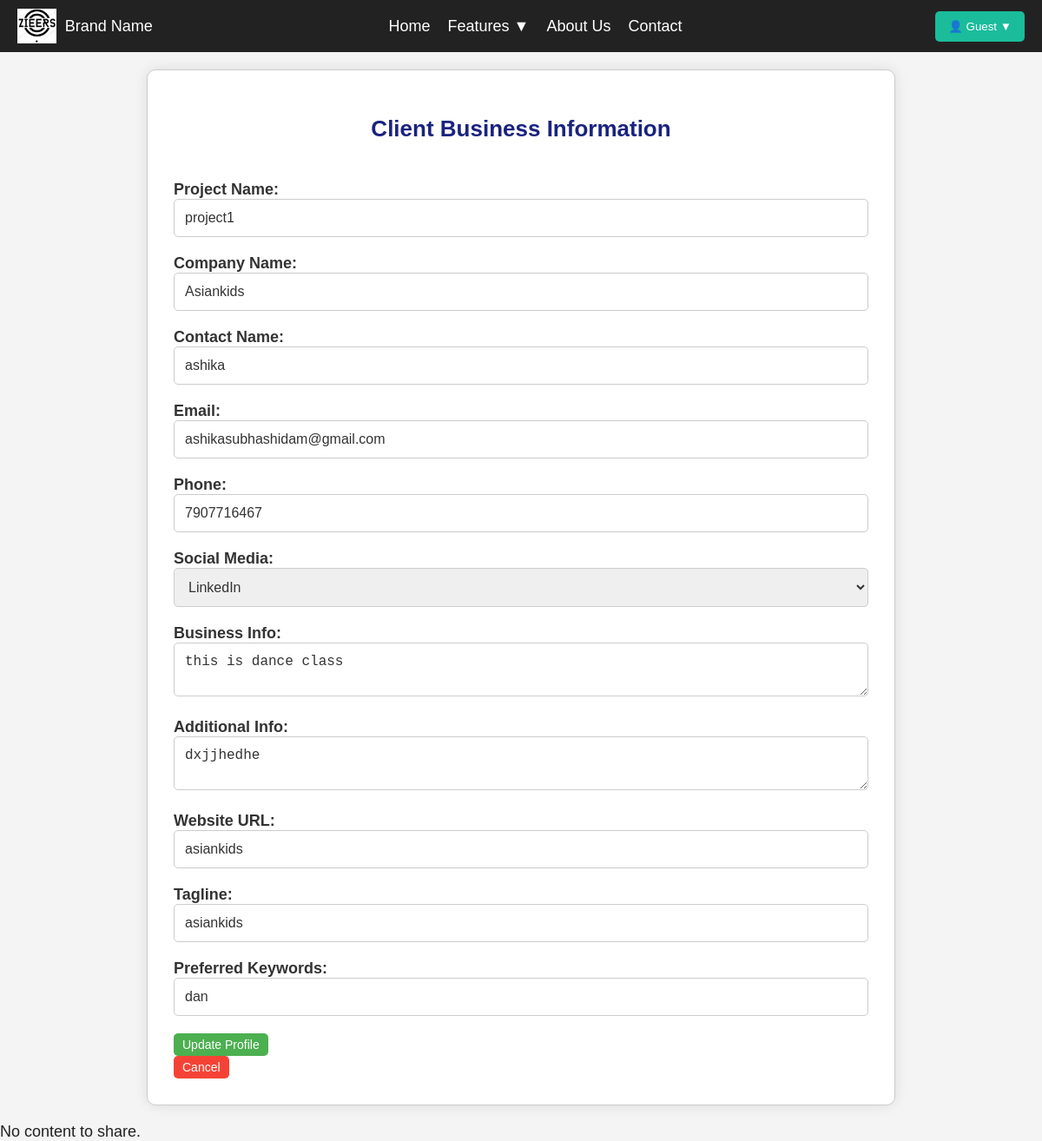
Page /frontend/add_client.php?id=1 (signed in) on the committed database.
### tables this page shows
CREATE TABLE IF NOT EXISTS `user_profiles` (
  `id` int NOT NULL AUTO_INCREMENT,
  `user_id` int NOT NULL,
  `project_name` varchar(255) NOT NULL,
  `company_name` varchar(255) NOT NULL,
  `contact_name` varchar(255) NOT NULL,
  `email` varchar(100) NOT NULL,
  `phone` varchar(20) NOT NULL,
  `social_media` enum('instagram','linkedin','facebook','Twitter') NOT NULL,
  `business_info` text NOT NULL,
  `additional_info` text NOT NULL,
  `url` varchar(255) DEFAULT NULL,
  `tagline` varchar(255) DEFAULT NULL,
  `preferred_keywords` varchar(255) DEFAULT NULL,
  `submitted_at` datetime DEFAULT CURRENT_TIMESTAMP,
  PRIMARY KEY (`id`),
  KEY `user_id` (`user_id`)
);

### frontend/db.php (called while the page is built, shortened)
<?php
class MySqlDB {
    private $host = 'localhost';
    private $db = 'ai_marketing';
    private $user = 'root';
    private $pass = '';
    private $conn;
    public function __construct() {
        $this->conn = new mysqli($this->host, $this->user, $this->pass, $this->db);
    }
    public function getProfileById($profile_id, $user_id) {
        $stmt = $this->conn->prepare("SELECT project_name, company_name, contact_name, email, phone, social_media, business_info, additional_info, url, tagline, preferred_keywords FROM user_profiles WHERE id = ? AND user_id = ?");
        $stmt->bind_param("ii", $profile_id, $user_id);
        $stmt->execute();
        $result = $stmt->get_result();
        return $result->fetch_assoc();
    }
}
?>

### frontend/add_client.php (the view, shortened to what this page needs)
<?php
require_once '../frontend/db.php';
$db = new MySqlDB();
$username = $_SESSION['user_name'] ?? 'Guest';
$user_id = $_SESSION["user_id"];
$profile_id = isset($_GET['id']) && is_numeric($_GET['id']) ? intval($_GET['id']) : null;
$isEditing = $profile_id !== null;
if ($isEditing) {
    $profile = $db->getProfileById($profile_id, $user_id);
}
?>
<!DOCTYPE html>
<html lang="en">
<head>
    <link rel="stylesheet" href="styles.css">
</head>
<body>
<header>
        <div class="logo">
            <img src="logo.png" alt="Logo">
            <span>Brand Name</span>
        </div>
        <nav>
            <ul class="nav-container">
                <li><a href="index.php">Home</a></li>
                <li class="dropdown">
                    <a href="#">Features ▼</a>
                </li>
                <li><a href="#">About Us</a></li>
                <li><a href="#">Contact</a></li>
            </ul>
        </nav>
        <div class="user-dropdown">
            <?php if (!isset($_SESSION["user_id"])) { ?>
                <a href="login.html" class="login-btn">Login</a>
            <?php } else { ?>
                <button onclick="toggleDropdown()" class="dropbtn">
                    👤 <?php echo htmlspecialchars($username); ?> ▼
                </button>
            <?php } ?>
        </div>
    </header>
<div class="profile-container">
    <h2>Client Business Information</h2>
    <div id="success-message" class="success-message"></div>
    <form id="profile-form" class="profile-form" onsubmit="return validateForm()">
        <label>Project Name:</label>
        <input type="text" id="project-name" placeholder="Enter project name" value="<?php echo $isEditing ? htmlspecialchars($profile['project_name']) : ''; ?>"require>
        <label>Company Name:</label>
        <input type="text" id="company-name" placeholder="Enter company name" value="<?php echo $isEditing ? htmlspecialchars($profile['company_name']) : ''; ?>"required>
        <label>Contact Name:</label>
        <input type="text" id="contact-name" placeholder="Enter contact name" value="<?php echo $isEditing ? htmlspecialchars($profile['contact_name']) : ''; ?>"required>
        <label>Email:</label>
        <input type="email" id="email" placeholder="Enter email" value="<?php echo $isEditing ? htmlspecialchars($profile['email']) : ''; ?>"required>
        <label>Phone:</label>
        <input type="text" id="phone" placeholder="Enter phone number" value="<?php echo $isEditing ? htmlspecialchars($profile['phone']) : ''; ?>"required>
        <label>Social Media:</label>
        <select id="social-media" name="social_media"required>
            <option value="linkedin" <?php echo $isEditing && $profile['social_media'] === 'linkedin' ? 'selected' : ''; ?>>LinkedIn</option>
        </select>
        <label>Business Info:</label>
        <textarea id="business-info" placeholder="Enter business information" required><?php echo $isEditing ? htmlspecialchars($profile['business_info']) : ''; ?></textarea>
        <label>Additional Info:</label>
        <textarea id="additional-info" placeholder="Enter additional information" required><?php echo $isEditing ? htmlspecialchars($profile['additional_info']) : ''; ?></textarea>
        <label>Website URL:</label>
        <input type="text" id="url" placeholder="Enter website URL" value="<?php echo $isEditing ? htmlspecialchars($profile['url'] ?? '') : ''; ?>">
        <label>Tagline:</label>
        <input type="text" id="tagline" placeholder="Enter company tagline" value="<?php echo $isEditing ? htmlspecialchars($profile['tagline'] ?? '') : ''; ?>">
        <label>Preferred Keywords:</label>
        <input type="text" id="preferred-keywords" placeholder="Enter preferred keywords" value="<?php echo $isEditing ? htmlspecialchars($profile['preferred_keywords'] ?? '') : ''; ?>">
        <button type="button" id="save-btn" onclick="saveProfile()"
    style="background-color: #4CAF50; color: white; padding: 5px 10px; font-size: 14px;">
    <?php echo $isEditing ? 'Update Profile' : 'Save Profile'; ?>
</button>
<button type="button" id="back-btn" onclick="goBack()"
    style="background-color: #f44336; color: white; padding: 5px 10px; font-size: 14px; display: <?php echo $isEditing ? 'block' : 'none'; ?>;">
    Cancel
</button>
    </form>
</div>
<?php include 'footer.php'; ?>

### frontend/styles.css (style rules this page uses)
body { font-family: Arial, sans-serif; margin: 0; padding: 0; background-color: #f4f4f4; color: #333; }
header { display: flex; align-items: center; justify-content: space-between; padding: 10px 20px; background-color: #222; color: white; position: relative; }
.logo { display: flex; align-items: center; }
.logo img { height: 40px; margin-right: 10px; }
.nav-container { list-style: none; margin: 0; padding: 0; display: flex; }
.nav-container { position: relative; margin-right: 20px; }
.nav-container li a { text-decoration: none; color: white; padding: 10px; transition: color 0.3s; }
.user-dropdown { position: relative; }
.dropbtn { background: #1abc9c; color: white; border: none; padding: 10px 15px; cursor: pointer; border-radius: 5px; }

### frontend/add_client.php (style rules this page uses)
body { font-family: Arial, sans-serif; background-color: #f4f4f4; margin: 0; padding: 0; font-size: 18px; color: #222; }
.profile-container { max-width: 800px; margin: 20px auto; padding: 30px; background-color: #fff; border: 1px solid #ccc; border-radius: 10px; box-shadow: 0 0 15px rgba(0, 0, 0, 0.1); }
.profile-container h2 { text-align: center; color: #1a237e; font-size: 26px; margin-bottom: 20px; }
.profile-form label { margin-bottom: 8px; font-weight: bold; font-size: 18px; color: #333; }
.profile-form input, .profile-form textarea, .profile-form select { margin-bottom: 20px; padding: 12px; border: 1px solid #ccc; border-radius: 5px; font-size: 16px; width: 100%; box-sizing: border-box; color: #333; }
.profile-form button { padding: 12px 20px; font-size: 16px; border: none; border-radius: 5px; margin-right: 10px; cursor: pointer; }
#save-btn { background-color: #4CAF50; color: white; }
#back-btn { background-color: #f44336; color: white; }
.success-message, .error-message { font-size: 16px; padding: 12px; }

### rows in the picture
user_profiles: project_name "project1", company_name "Asiankids", contact_name "ashika", email "ashikasubhashidam@gmail.com", phone "7907716467", social_media "LinkedIn", business_info "this is dance class", additional_info "dxjjhedhe", url "asiankids", tagline "asiankids", preferred_keywords "dan"

### other values in the picture
$username "Guest"
